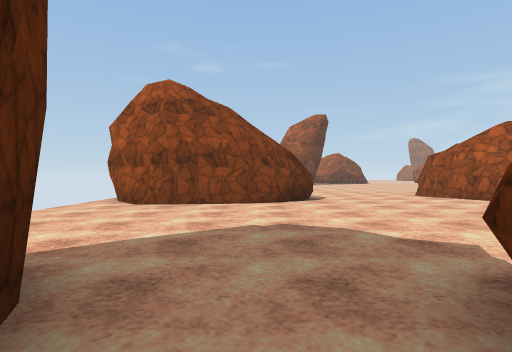
View 1 (above)

24 first-person views from a walk through a scene from a Unity 3-D project. The camera is 1.4 m above the floor, looks level and sees 80° across. The floor is counted in squares, 2 m on a side. Each view is taken from the middle of a square. On the plan, view 1 faces up. The plan holds only what a view shows up to about 10 squares ahead; the rest is blank. The place goes on beyond the plan. The player character is not drawn. Surface patterns are stand-ins for the level's own textures.

View 2
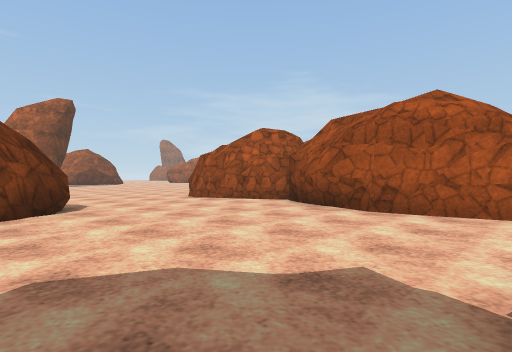

View 3
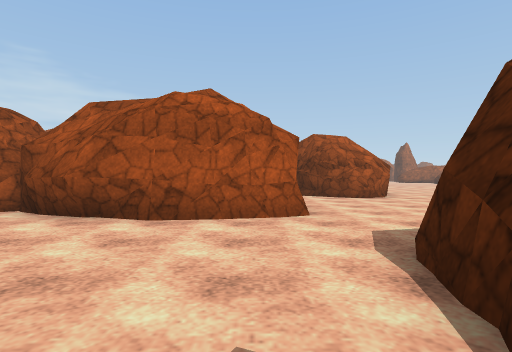

View 4
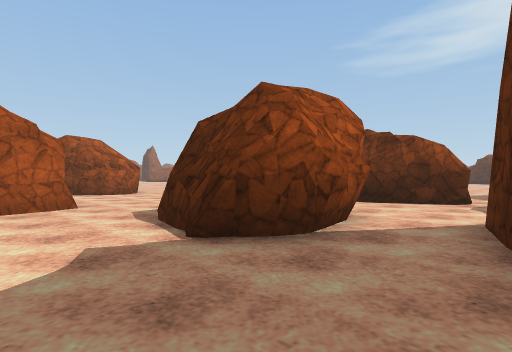

View 5
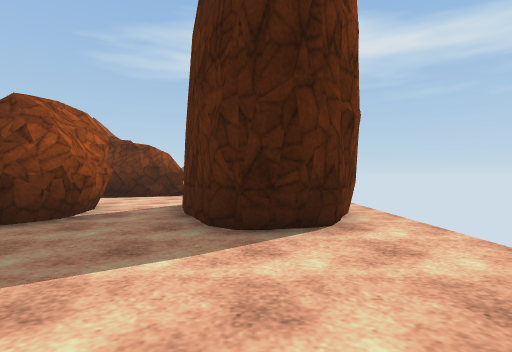

View 6
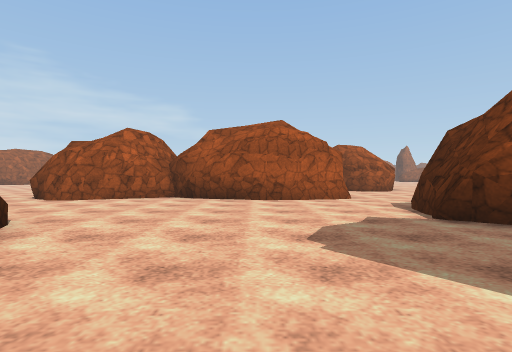

View 7
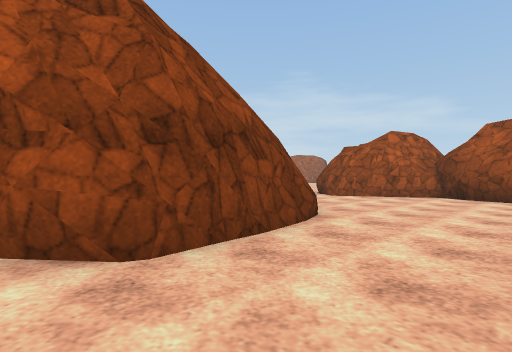

View 8
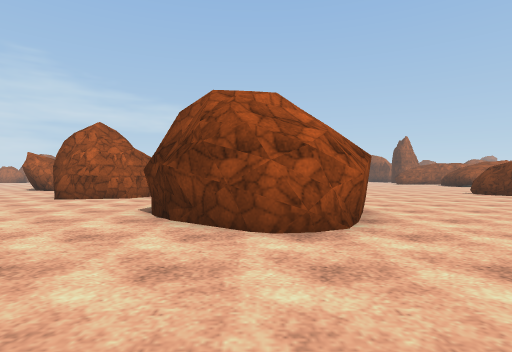

View 9
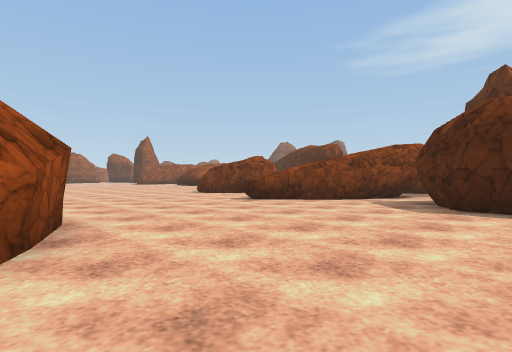

View 10
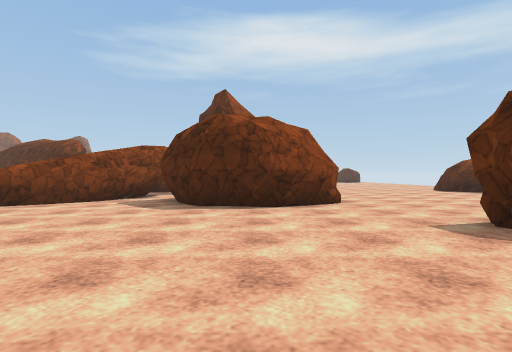

View 11
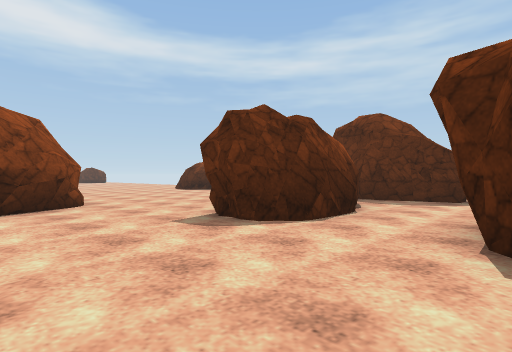

View 12
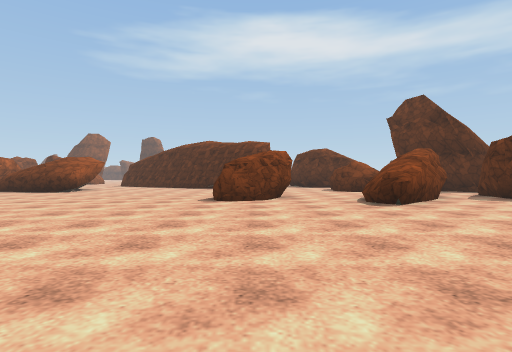

View 13
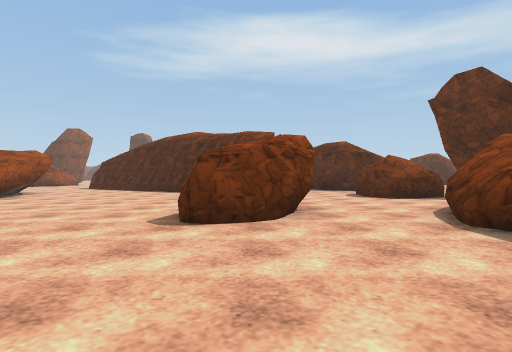

View 14
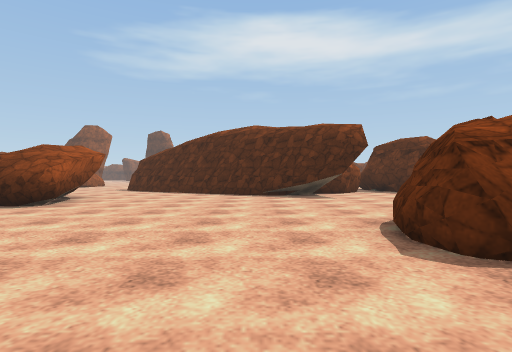

View 15
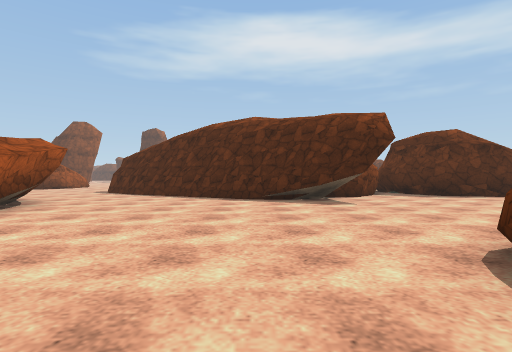

View 16
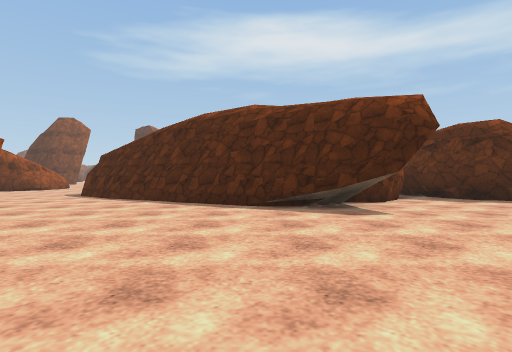

View 17
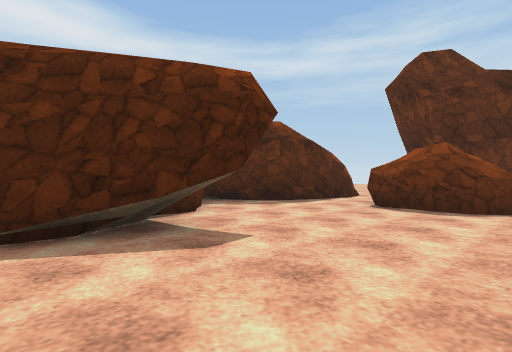

View 18
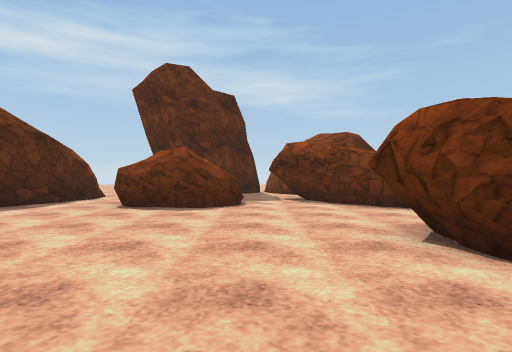

View 19
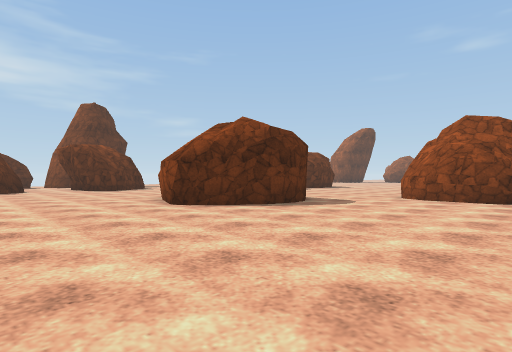

View 20
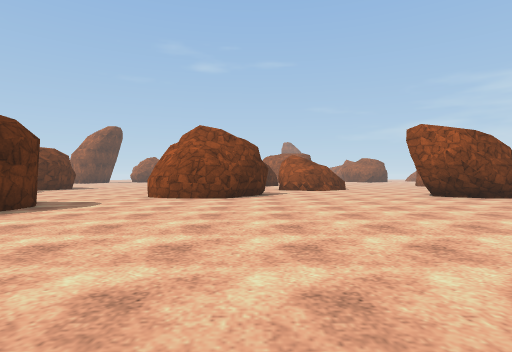

View 21
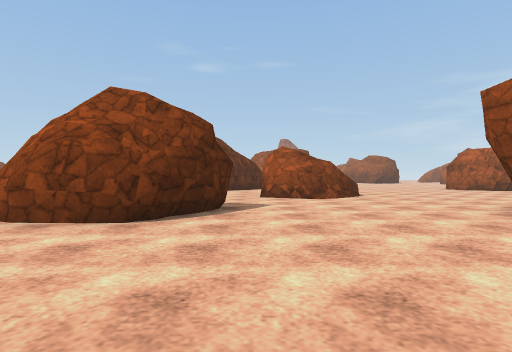

View 22
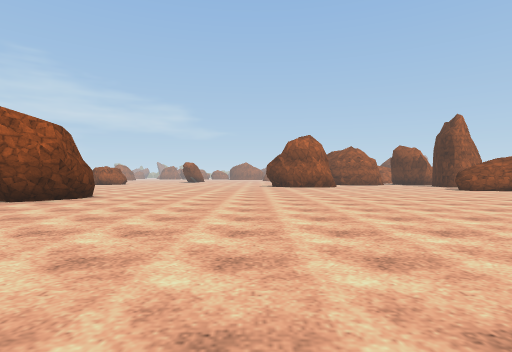

View 23
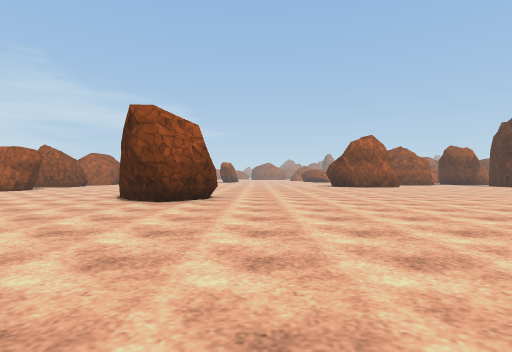

View 24
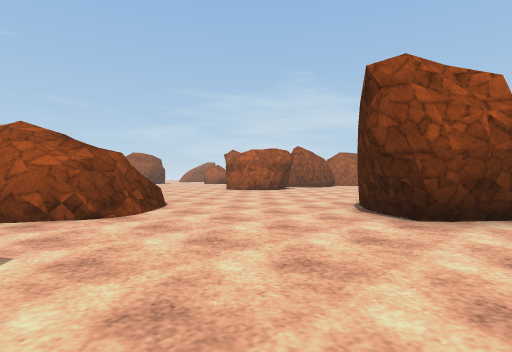

### Floor plan
Key: @ floor where view 1 was taken; # wall or solid block; . floor; ^ raised ledge.
Columns run from 4 left of view 1 to 28 right of it. Each row starts with its distance up from view 1.
 12       .....#
 11       ....##                 ...
 10      #....##                #....
  9 ##  ##.....#            ..###....
  8 .####......#            .........
  7 ...........#       ...  .........
  6 ..........##      ..##  #......##
  5 ..........#      ...## ##.....##
  4 ..........#    ......###......##
  3 ..........##  .................##
  2 .##...#....# ....# ..............
  1 .###.####.......## #.............
  0 ## #@#  # .....## ##.............
 -1    #..  # .....####..............
 -2    #... #.......##...............
 -3   ##.............................
 -4    #..###........................
 -5    #.####........................
 -6     ..  #........................
 -7        ..........................
 -8        ....###....#^.............
 -9       ....## ##..##^..##.........
-10       ....    #.###..###.......
-11       ....    ####...##.......
-12                ##..............
-13                ...............##
-14                 ###...........#
-15                   #...........#
-16                   #...........#
-17                 ......####.....
-18                ###....#  ###.....
-19                  ###.##    ##....
-20                    ###      ###..
-21                     #

Where each view was taken, in squares from view 1:
view 1: 0 up, 0 right, facing up
view 2: 2 up, 0 right, facing up-right
view 3: 3 up, 1 right, facing right
view 4: 4 up, 1 left, facing down-right
view 5: 6 up, 2 left, facing down
view 6: 5 up, 3 left, facing right
view 7: 5 up, 4 left, facing up-right
view 8: 0 up, 7 right, facing right
view 9: 1 down, 8 right, facing down-right
view 10: 1 down, 8 right, facing down
view 11: 1 down, 8 right, facing down-left
view 12: 0 up, 18 right, facing down
view 13: 4 down, 18 right, facing down
view 14: 6 down, 21 right, facing down
view 15: 8 down, 21 right, facing down
view 16: 10 down, 21 right, facing down
view 17: 13 down, 21 right, facing down-left
view 18: 13 down, 21 right, facing left
view 19: 6 down, 20 right, facing up-left
view 20: 6 down, 20 right, facing up
view 21: 1 down, 21 right, facing up
view 22: 2 down, 18 right, facing right
view 23: 2 up, 18 right, facing right
view 24: 3 up, 21 right, facing up-right
